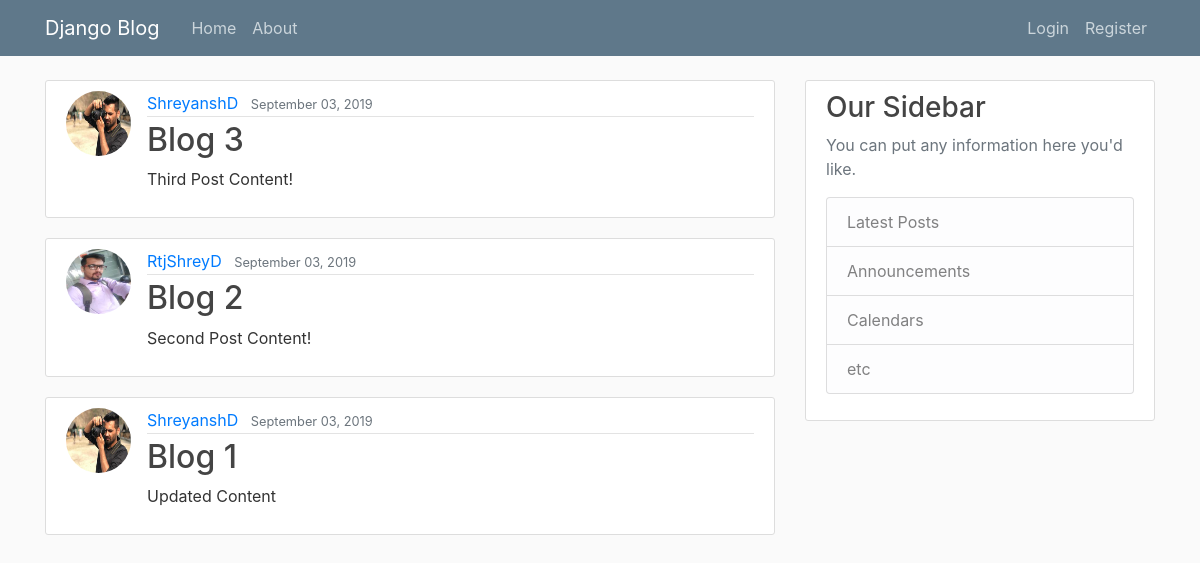
The app's page /, older data.
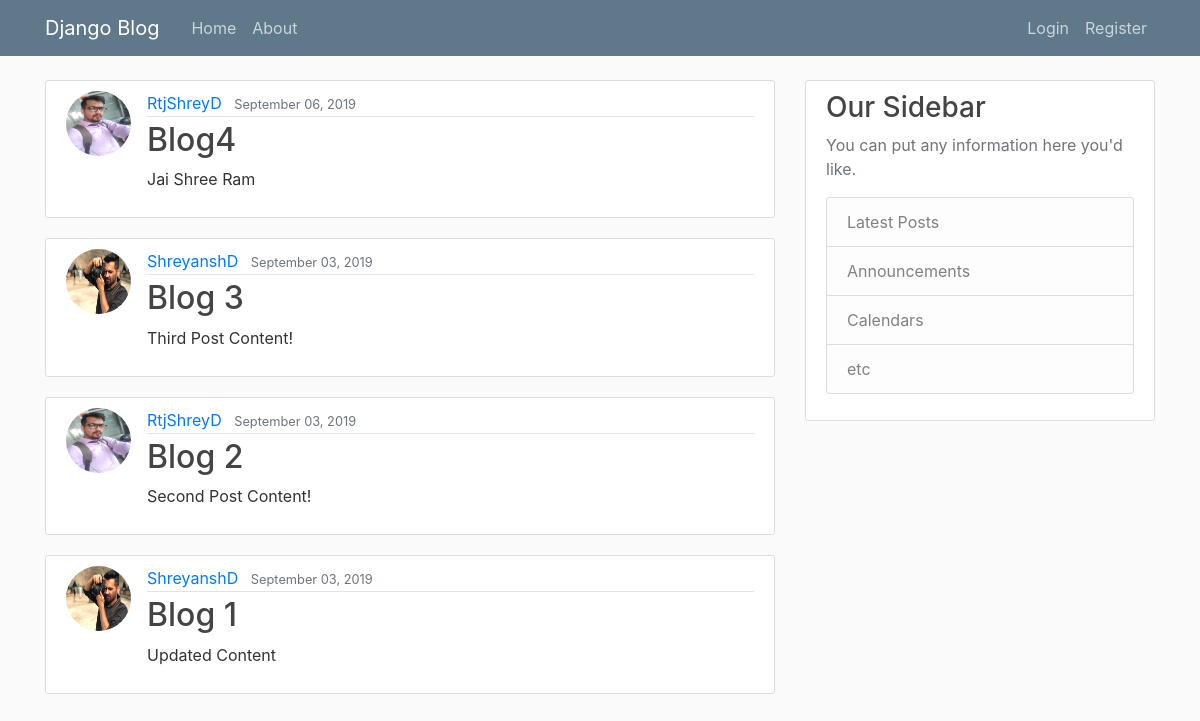
The same page, newer data.
### blog/models.py (models this page shows, shortened)
class Post(models.Model):
    title = models.CharField(max_length=100)
    content = models.TextField()
    date_posted = models.DateTimeField(default=timezone.now) #if date is not added by user posting then it will take current default date
    author = models.ForeignKey(User, on_delete=models.CASCADE) #on_delete=....here is specifying if the user is deleted then delete the posts too

### users/models.py (models this page shows, shortened)
class Profile(models.Model):
    user = models.OneToOneField(User, on_delete=models.CASCADE) # CASCADE--> if user deleted delete profile too, if profile deleted do not delete user
    image = models.ImageField(default = 'default.jpg', upload_to='profile_pics')

### blog/views.py (the view)
# urls.py: path('', PostListView.as_view(), name = 'blog-home'),
class PostListView(ListView):
    model = Post
    template_name = 'blog/home.html' #<app>/<model>_<viewtype>.html --> Browser will use this naming convention for all class based views
    context_object_name = 'posts'
    ordering = ['-date_posted']

### blog/templates/blog/home.html
{% extends "blog/base.html" %}
{% block content %}
    {% for post in posts %}
        <article class="media content-section">
            <img class = "rounded-circle article-img" src = "{{ post.author.profile.image.url }}">
            <div class="media-body">
                <div class="article-metadata">
                    <a class="mr-2" href="#">{{ post.author }}</a>
                    <small class="text-muted">{{ post.date_posted | date:"F d, Y" }}</small>
                </div>
                <h2><a class="article-title" href="{% url 'post-detail' post.id %}">{{ post.title }}</a></h2>
                <p class="article-content">{{ post.content }}</p>
            </div>
        </article>
    {% endfor %}
{% endblock content %}

Row changes from the older to the newer data that the page shows:
added Post: author.profile.image (picture), author "RtjShreyD", date_posted "September 06, 2019", title "Blog4", content "Jai Shree Ram"
